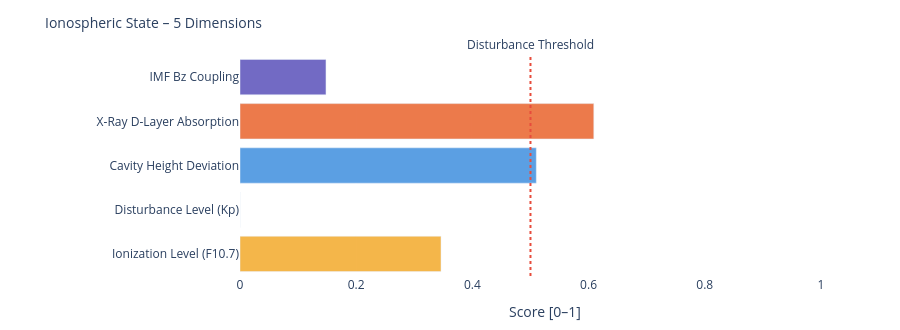

The notebook cell this image was saved under:
### Markdown cell above
---
### 📐 Systemic Insight: Geometric Cavity vs. Real Schumann Resonance

**Relevant for:** Layer 6 = delta analysis &nbsp;|&nbsp; Layer 7 = feature vector / system interpretation

A cavity height change from 80 km to 70 km shifts the **idealized geometric frequencies** only minimally:

| Modus | Aktuell | Referenz | Δ |
|-------|---------|----------|---|
| SR-1 | 10.4762 Hz | 10.4599 Hz | +16 mHz |
| SR-2 | 18.1452 Hz | 18.1171 Hz | +28 mHz |
| SR-3 | 25.6612 Hz | 25.6215 Hz | +40 mHz |
| SR-4 | 33.1285 Hz | 33.0772 Hz | +51 mHz |

The geometric effect is limited because 10 km is very small compared to Earth's radius (~6371 km).

**Consequence:** Real Schumann deviations are likely driven more strongly by **conductivity, damping, day/night structure, lightning distribution and source geometry** than by pure cavity height.

---

**Layer 6 compares:**
```
geometric Δ from Layer 4  vs.  observed Δ from real Schumann measurement data
```

**Layer 7 Feature:**
```
If real Δ >> geometric Δ  →  non-geometric factors dominant
```

### Code cell
# ============================================================
# IONOSPHERIC STATE – Summary gauge
# Five dimensions: ionization, disturbance, cavity height, X-Ray, Bz coupling
# ============================================================

def norm(v, lo, hi):
    if v is None: return None
    return round(max(0.0, min(1.0, (v - lo) / (hi - lo))), 3)

# Ionization level (F10.7 → F2-Layer)
ioniz = norm(f107_val, 60, 250)

# Disturbance level (Kp → E/F-Layer irregularities)
disturb = norm(kp_val, 0, 9)

# Cavity height deviation from reference (80 km)
h_dev = norm(abs(h_eff - 80), 0, 20)

# X-Ray ionization (D-Layer absorption)
xray_ioniz = None
if xray_now is not None:
    xray_ioniz = norm(math.log10(max(xray_now, 1e-9)) + 9, 0, 5)

# Bz coupling (southward Bz → stronger magnetosphere-ionosphere coupling)
bz_coupling = norm(-(bz_now or 0), -5, 30) if bz_now is not None else None

dims = [
    ('Ionization Level (F10.7)',    ioniz,      '#F2A623'),
    ('Disturbance Level (Kp)',      disturb,    '#7F77DD'),
    ('Cavity Height Deviation',     h_dev,      '#378ADD'),
    ('X-Ray D-Layer Absorption',    xray_ioniz, '#E85D24'),
    ('IMF Bz Coupling',             bz_coupling,'#534AB7'),
]

fig = go.Figure()
for name, val, col in dims:
    if val is not None:
        h = int(val * 20)
        bar = '█' * h + '░' * (20 - h)
        label = f'{name}:  {bar}  {val:.3f}'
    else:
        label = f'{name}:  {"─" * 20}  n/a'
    fig.add_trace(go.Bar(
        x=[val if val is not None else 0],
        y=[name],
        orientation='h',
        marker_color=col, opacity=0.82,
        showlegend=False
    ))

fig.add_vline(x=0.5, line_dash='dot', line_color='#e74c3c',
              annotation_text='Disturbance Threshold', annotation_position='top')
fig.update_layout(
    title=dict(text='Ionospheric State – 5 Dimensions', font=dict(size=14)),
    xaxis=dict(title='Score [0–1]', range=[0, 1.05]),
    height=330, plot_bgcolor='rgba(0,0,0,0)', paper_bgcolor='rgba(0,0,0,0)',
    margin=dict(l=240, r=50, t=55, b=40)
)
fig.show()

print(f'\nIonospheric state:')
for name, val, _ in dims:
    print(f'  {name:<35} {val:.3f}' if val is not None else f'  {name:<35} n/a')

### Figure 1 — Plotly figure (JSON) as saved in the notebook; plotly's stock layout.template omitted (floating-point values rounded to 4 significant figures)
{"data": [{"marker": {"color": "#F2A623"}, "opacity": 0.82, "orientation": "h", "showlegend": false, "type": "bar", "x": [0.346], "y": ["Ionization Level (F10.7)"]}, {"marker": {"color": "#7F77DD"}, "opacity": 0.82, "orientation": "h", "showlegend": false, "type": "bar", "x": [0.0], "y": ["Disturbance Level (Kp)"]}, {"marker": {"color": "#378ADD"}, "opacity": 0.82, "orientation": "h", "showlegend": false, "type": "bar", "x": [0.51], "y": ["Cavity Height Deviation"]}, {"marker": {"color": "#E85D24"}, "opacity": 0.82, "orientation": "h", "showlegend": false, "type": "bar", "x": [0.609], "y": ["X-Ray D-Layer Absorption"]}, {"marker": {"color": "#534AB7"}, "opacity": 0.82, "orientation": "h", "showlegend": false, "type": "bar", "x": [0.148], "y": ["IMF Bz Coupling"]}], "layout": {"annotations": [{"showarrow": false, "text": "Disturbance Threshold", "x": 0.5, "xanchor": "center", "xref": "x", "y": 1, "yanchor": "bottom", "yref": "y domain"}], "height": 330, "margin": {"b": 40, "l": 240, "r": 50, "t": 55}, "paper_bgcolor": "rgba(0,0,0,0)", "plot_bgcolor": "rgba(0,0,0,0)", "shapes": [{"line": {"color": "#e74c3c", "dash": "dot"}, "type": "line", "x0": 0.5, "x1": 0.5, "xref": "x", "y0": 0, "y1": 1, "yref": "y domain"}], "title": {"font": {"size": 14}, "text": "Ionospheric State – 5 Dimensions"}, "xaxis": {"range": [0, 1.05], "title": {"text": "Score [0–1]"}}}}
